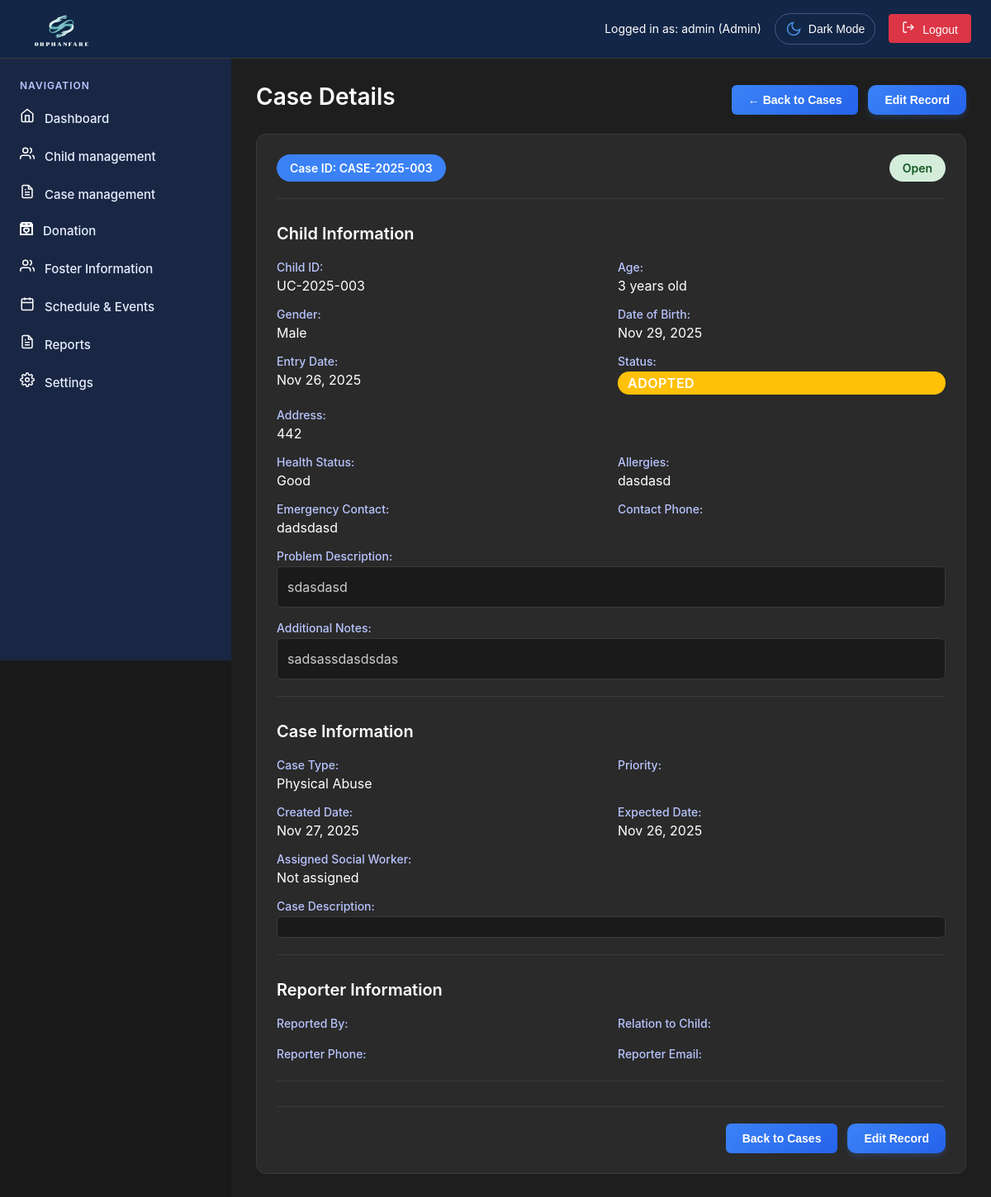
The page /admin/case-details.php?case_id=CASE-2025-003 (signed in) on the database its author committed.
### tables this page shows
CREATE TABLE `users` (
  `id` int(11) NOT NULL,
  `username` varchar(50) NOT NULL,
  `email` varchar(100) NOT NULL,
  `password` varchar(255) NOT NULL,
  `role` enum('super_admin','admin','user','Social Worker','Social Welfare Assistant') DEFAULT 'user',
  `status` enum('active','inactive','pending') DEFAULT 'pending',
  `created_at` timestamp NOT NULL DEFAULT current_timestamp(),
  `updated_at` timestamp NOT NULL DEFAULT current_timestamp() ON UPDATE current_timestamp(),
  `two_factor_secret` varchar(32) DEFAULT NULL,
  `two_factor_enabled` tinyint(1) DEFAULT 0,
  `two_factor_verified` tinyint(1) DEFAULT 0,
  `two_factor_backup_codes` text DEFAULT NULL,
  `last_login` timestamp NULL DEFAULT NULL,
  `last_password_change` timestamp NOT NULL DEFAULT current_timestamp(),
  `failed_attempts` int(11) DEFAULT 0,
  `account_locked` tinyint(1) DEFAULT 0,
  `is_active` tinyint(1) DEFAULT 1
);

CREATE TABLE `cases` (
  `id` int(11) NOT NULL,
  `case_id` varchar(20) NOT NULL,
  `case_type` varchar(100) NOT NULL,
  `child_name` varchar(100) NOT NULL,
  `child_age` int(11) NOT NULL,
  `child_gender` enum('Male','Female') NOT NULL,
  `current_location` text DEFAULT NULL,
  `birth_date` date DEFAULT NULL,
  `birth_place` varchar(255) DEFAULT NULL,
  `educational_attention` varchar(255) DEFAULT NULL,
  `contact_number` varchar(20) DEFAULT NULL,
  `reported_by` varchar(100) NOT NULL,
  `reporter_relation` varchar(100) DEFAULT NULL,
  `reporter_phone` varchar(20) DEFAULT NULL,
  `reporter_email` varchar(100) DEFAULT NULL,
  `expected_date` date NOT NULL,
  `description` text NOT NULL,
  `priority` enum('urgent','high','medium','low') DEFAULT 'medium',
  `social_worker` varchar(100) DEFAULT NULL,
  `current_status` varchar(50) DEFAULT NULL,
  `status` enum('Open','Under Investigation','Court Action Pending','Closed') DEFAULT 'Open',
  `created_date` datetime NOT NULL DEFAULT current_timestamp(),
  `created_by` int(11) NOT NULL,
  `created_at` timestamp NOT NULL DEFAULT current_timestamp(),
  `updated_at` timestamp NOT NULL DEFAULT current_timestamp() ON UPDATE current_timestamp(),
  `linked_child_id` varchar(20) DEFAULT NULL,
  `cf_incident_date` date DEFAULT NULL,
  `cf_incident_location` varchar(255) DEFAULT NULL,
  `cf_perpetrator_name` varchar(100) DEFAULT NULL,
  `cf_perpetrator_relation` varchar(100) DEFAULT NULL,
  `cf_evidence_notes` text DEFAULT NULL,
  `cf_risk_level` varchar(50) DEFAULT NULL,
  `cf_case_priority` varchar(50) DEFAULT NULL,
  `cf_investigation_status` varchar(100) DEFAULT NULL,
  `cf_favorite_anime` varchar(255) DEFAULT NULL
);

CREATE TABLE `children` (
  `id` int(11) NOT NULL,
  `child_id` varchar(20) NOT NULL,
  `name` varchar(100) NOT NULL,
  `age` int(11) NOT NULL,
  `gender` enum('Male','Female') NOT NULL,
  `date_of_birth` date DEFAULT NULL,
  `entry_date` date NOT NULL,
  `status` enum('Adoptable','Adopted','In Care','Reintegrated') DEFAULT 'In Care',
  `address` text DEFAULT NULL,
  `civil_status` varchar(50) DEFAULT NULL,
  `birth_place` varchar(255) DEFAULT NULL,
  `educational_attainment` varchar(100) DEFAULT NULL,
  `occupation` varchar(100) DEFAULT NULL,
  `monthly_income` varchar(50) DEFAULT NULL,
  `religion` varchar(100) DEFAULT NULL,
  `family_composition` text DEFAULT NULL,
  `problem_presented` text DEFAULT NULL,
  `assessment_recommendation` text DEFAULT NULL,
  `health_status` varchar(100) DEFAULT 'Good',
  `allergies` text DEFAULT NULL,
  `emergency_contact` varchar(100) DEFAULT NULL,
  `contact_phone` varchar(20) DEFAULT NULL,
  `problem_description` text DEFAULT NULL,
  `notes` text DEFAULT NULL,
  `photo_path` varchar(255) DEFAULT NULL,
  `created_at` timestamp NOT NULL DEFAULT current_timestamp(),
  `updated_at` timestamp NOT NULL DEFAULT current_timestamp() ON UPDATE current_timestamp(),
  `linked_case_id` varchar(20) DEFAULT NULL,
  `created_by` int(11) DEFAULT NULL,
  `cf_educational_level` varchar(100) DEFAULT NULL,
  `cf_religion` varchar(50) DEFAULT NULL,
  `cf_special_needs` text DEFAULT NULL,
  `cf_hobbies` text DEFAULT NULL,
  `cf_school_name` varchar(255) DEFAULT NULL,
  `cf_grade_level` varchar(50) DEFAULT NULL,
  `vaccine_bcg` tinyint(1) DEFAULT 0,
  `vaccine_hepb` tinyint(1) DEFAULT 0,
  `vaccine_dtap` tinyint(1) DEFAULT 0,
  `vaccine_polio` tinyint(1) DEFAULT 0,
  `vaccine_pcv` tinyint(1) DEFAULT 0,
  `vaccine_rota` tinyint(1) DEFAULT 0,
  `vaccine_measles` tinyint(1) DEFAULT 0,
  `vaccine_varicella` tinyint(1) DEFAULT 0,
  `vaccine_hepa` tinyint(1) DEFAULT 0,
  `vaccine_mmr` tinyint(1) DEFAULT 0,
  `vaccine_other` varchar(255) DEFAULT NULL,
  `vaccine_notes` text DEFAULT NULL,
  `previous_family_env` text DEFAULT NULL,
  `vaccination_status` text DEFAULT NULL,
  `cf_medical_history` varchar(255) DEFAULT NULL
);

### admin/case-details.php (the view, shortened to what the rows shown need)
<?php
require_once 'includes/header.php';
$caseId = $_GET['case_id'] ?? null;
$caseData = null;
$childData = null;
function getSocialWorkerName($socialWorkerId) {
    $socialWorkers = [
        'maria-santos' => 'Maria Santos',
        'juan-cruz' => 'Juan Cruz',
        'lisa-gonzalez' => 'Lisa Gonzalez',
        'carlos-reyes' => 'Carlos Reyes'
    ];
    return $socialWorkers[$socialWorkerId] ?? 'Not assigned';
}
if ($caseId) {
    try {
        $stmt = $pdo->prepare("SELECT * FROM cases WHERE case_id = ?");
        $stmt->execute([$caseId]);
        $caseData = $stmt->fetch(PDO::FETCH_ASSOC);
        if ($caseData) {
            $childId = $caseData['linked_child_id'] ?? $caseId;
            $stmt = $pdo->prepare("SELECT * FROM children WHERE child_id = ?");
            $stmt->execute([$childId]);
            $childData = $stmt->fetch(PDO::FETCH_ASSOC);
        }
    } catch (Exception $e) {
        error_log("Error loading case details: " . $e->getMessage());
        $error = "Error loading case details: " . $e->getMessage();
    }
} else {
    $error = "No case ID provided";
}
?>
<main class="main-content">
    <div class="page-header">
        <h1 class="page-title">Case Details</h1>
    </div>
    <?php if (!$caseData): ?>
        <div class="alert alert-warning">
            Case not found or no case ID provided.
        </div>
    <?php else: ?>
        <div class="case-details-container">
            <div class="case-header">
                <div class="case-id-badge">
                    Case ID: <?php echo htmlspecialchars($caseData['case_id']); ?>
                </div>
                <div class="case-status-badge status-<?php echo strtolower(str_replace(' ', '-', $caseData['status'])); ?>">
                    <?php echo htmlspecialchars($caseData['status']); ?>
                </div>
            </div>
            <div class="details-section">
                <h2 class="section-title">Child Information</h2>
                <div class="details-grid">
                    <?php if ($childData): ?>
                        <div class="detail-item">
                            <label>Child ID:</label>
                            <span><?php echo htmlspecialchars($childData['child_id']); ?></span>
                        </div>
                        <div class="detail-item">
                            <label>Age:</label>
                            <span><?php echo htmlspecialchars($childData['age']); ?> years old</span>
                        </div>
                        <div class="detail-item">
                            <label>Gender:</label>
                            <span><?php echo htmlspecialchars($childData['gender']); ?></span>
                        </div>
                        <div class="detail-item">
                            <label>Date of Birth:</label>
                            <span><?php echo $childData['date_of_birth'] ? formatDate($childData['date_of_birth']) : 'Not specified'; ?></span>
                        </div>
                        <div class="detail-item">
                            <label>Entry Date:</label>
                            <span><?php echo formatDate($childData['entry_date']); ?></span>
                        </div>
                        <div class="detail-item">
                            <label>Status:</label>
                            <span class="status-badge <?php echo getStatusBadgeClass($childData['status']); ?>">
                                <?php echo htmlspecialchars($childData['status']); ?>
                            </span>
                        </div>
                        <div class="detail-item full-width">
                            <label>Address:</label>
                            <span><?php echo htmlspecialchars($childData['address'] ?? 'Not specified'); ?></span>
                        </div>
                        <div class="detail-item">
                            <label>Health Status:</label>
                            <span><?php echo htmlspecialchars($childData['health_status'] ?? 'Not specified'); ?></span>
                        </div>
                        <div class="detail-item">
                            <label>Allergies:</label>
                            <span><?php echo htmlspecialchars($childData['allergies'] ?? 'None reported'); ?></span>
                        </div>
                        <div class="detail-item">
                            <label>Emergency Contact:</label>
                            <span><?php echo htmlspecialchars($childData['emergency_contact'] ?? 'Not specified'); ?></span>
                        </div>
                        <div class="detail-item">
                            <label>Contact Phone:</label>
                        </div>
                        <div class="detail-item full-width">
                            <label>Problem Description:</label>
                            <div class="detail-content"><?php echo htmlspecialchars($childData['problem_description'] ?? 'No description provided'); ?></div>
                        </div>
                        <div class="detail-item full-width">
                            <label>Additional Notes:</label>
                            <div class="detail-content"><?php echo htmlspecialchars($childData['notes'] ?? 'No additional notes'); ?></div>
                        </div>
                    <?php else: ?>
                        <div class="detail-item full-width">
                            <span class="text-muted">No child information linked to this case.</span>
                        </div>
                    <?php endif; ?>
                </div>
            </div>
            <div class="details-section">
                <h2 class="section-title">Case Information</h2>
                <div class="details-grid">
                    <div class="detail-item">
                        <label>Case Type:</label>
                        <span><?php echo htmlspecialchars($caseData['case_type']); ?></span>
                    </div>
                    <div class="detail-item">
                        <label>Priority:</label>
                        <span class="priority-badge priority-<?php echo htmlspecialchars($caseData['priority']); ?>">
                        </span>
                    </div>
                    <div class="detail-item">
                        <label>Created Date:</label>
                        <span><?php echo formatDate($caseData['created_date']); ?></span>
                    </div>
                    <div class="detail-item">
                        <label>Expected Date:</label>
                        <span><?php echo formatDate($caseData['expected_date']); ?></span>
                    </div>
                    <div class="detail-item">
                        <label>Assigned Social Worker:</label>
                        <span><?php echo htmlspecialchars(getSocialWorkerName($caseData['social_worker'] ?? '')); ?></span>
                    </div>
                    <div class="detail-item full-width">
                        <label>Case Description:</label>
                        <div class="detail-content"><?php echo htmlspecialchars($caseData['description']); ?></div>
                    </div>
                </div>
            </div>
            <div class="details-section">
                <h2 class="section-title">Reporter Information</h2>
                <div class="details-grid">
                    <div class="detail-item">
                        <label>Reported By:</label>
                    </div>
                    <div class="detail-item">
                        <label>Relation to Child:</label>
                    </div>
                    <div class="detail-item">
                        <label>Reporter Phone:</label>
                    </div>
                    <div class="detail-item">
                        <label>Reporter Email:</label>
                    </div>
                </div>
            </div>
            <div class="action-buttons">
                <button class="btn btn-secondary" onclick="window.location.href='case-management.php'">Back to Cases</button>
                <button class="btn btn-primary" onclick="window.location.href='unified-registration.php?case_id=<?php echo $caseId; ?>&mode=view'">Edit Record</button>
            </div>
        </div>
    <?php endif; ?>
</main>
<?php require_once 'includes/footer.php'; ?>

### admin/includes/header.php (shortened to what the rows shown need)
<?php
require_once '../config/database.php';
require_once 'auth.php';
$currentUser = getCurrentUser();
try {
    $stmt = $pdo->prepare("SELECT role FROM users WHERE id = ?");
    $stmt->execute([$currentUser['id']]);
    $dbUser = $stmt->fetch(PDO::FETCH_ASSOC);
    if ($dbUser && $dbUser['role']) {
        $currentUser = getCurrentUser();
    }
} catch (Exception $e) {
}
?>
<!DOCTYPE html>
<html lang="en">
<head>
    <link rel="stylesheet" href="../css/common.css">
    <link rel="stylesheet" href="../css/admin.css">
</head>
<body>
    <div class="dashboard-container">
        <div class="top-header">
            <div class="user-info">
                <span class="user-status">Logged in as: <?php echo htmlspecialchars($currentUser['username'] ?? 'Admin'); ?> (<?php
                    $roleDisplay = match($currentUser['role']) {
                        'super_admin' => 'Super Admin',
                        'admin' => 'Admin',
                        'Social Worker' => 'Social Worker',
                        'Social Welfare Assistant' => 'Social Welfare Assistant',
                        default => ucfirst($currentUser['role'])
                    };
                    echo htmlspecialchars($roleDisplay);
                ?>)</span>
                <button id="themeToggle" class="theme-toggle">
                    <span class="theme-icon">
                    </span>
                    <span class="text">Dark Mode</span>
                </button>
                <button class="logout-btn" onclick="logout()">
                    <svg width="16" height="16" viewBox="0 0 24 24" fill="none" stroke="currentColor" stroke-width="2" style="margin-right: 5px;">
                        <path d="M9 21H5a2 2 0 0 1-2-2V5a2 2 0 0 1 2-2h4"/>
                        <polyline points="16 17 21 12 16 7"/>
                        <line x1="21" y1="12" x2="9" y2="12"/>
                    </svg>
                    Logout
                </button>
            </div>
        </div>

### rows shown on the page
users: role "admin", role "Admin"
cases: case "CASE-2025-003", status "Open", case_type "Physical Abuse", created_date "Nov 27, 2025", expected_date "Nov 26, 2025", social_worker "Not assigned"
children: child "UC-2025-003", age "3", gender "Male", date_of_birth "Nov 29, 2025", entry_date "Nov 26, 2025", status "ADOPTED", address "442", health_status "Good", allergies "dasdasd", emergency_contact "dadsdasd", problem_description "sdasdasd", notes "sadsassdasdsdas"
